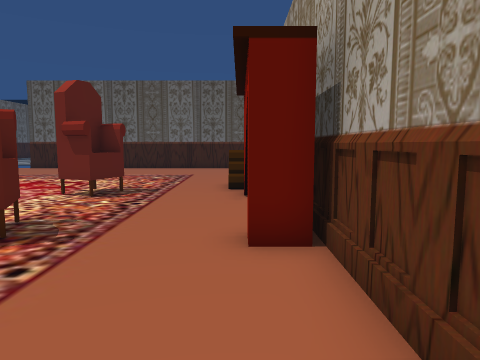
view 1 (above)

16 first-person views from a walk through a Unity game level. The camera is 1.4 m above the floor, tilts 6° down and sees 70° across. The floor is counted in squares, 1 m on a side. Each view is taken from the middle of a square. On the plan, view 1 faces up. The plan holds only what a view shows up to about 15 squares ahead; the rest is blank. The place goes on beyond the plan. The player is left out. Some animated figures are left out. Door leaves are left out, so doorways stand open.

view 2
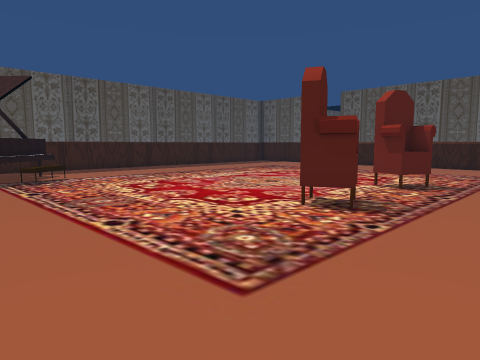

view 3
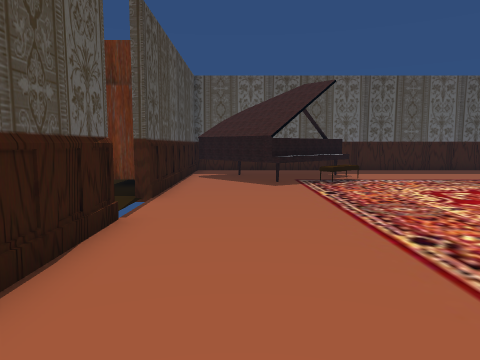

view 4
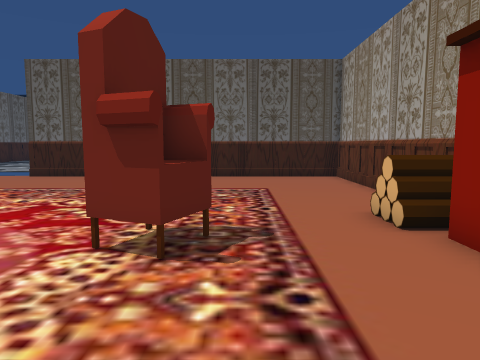

view 5
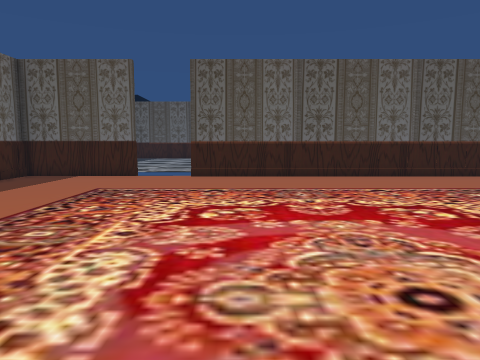

view 6
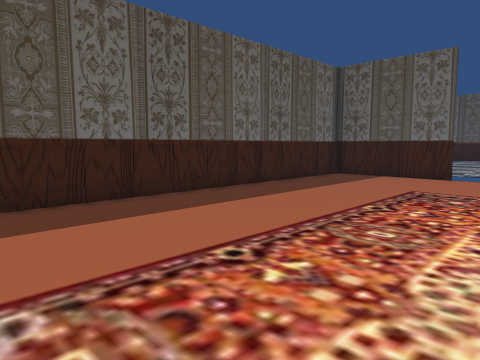

view 7
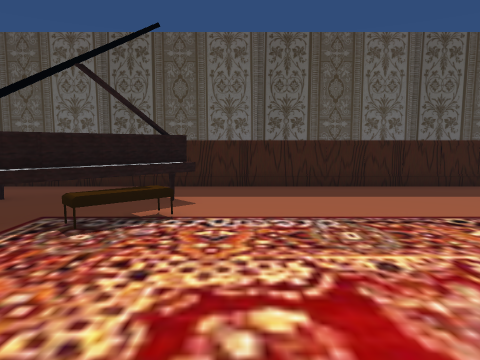

view 8
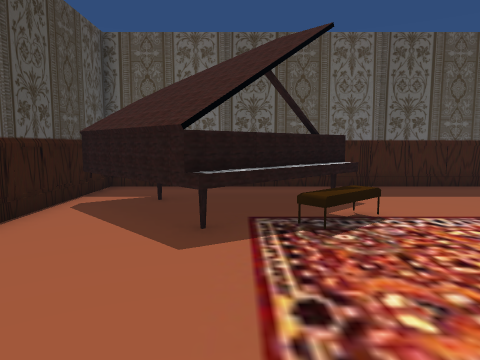

view 9
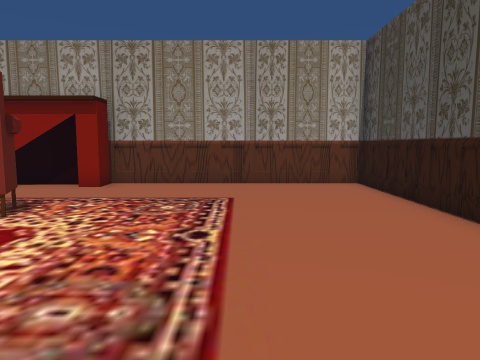

view 10
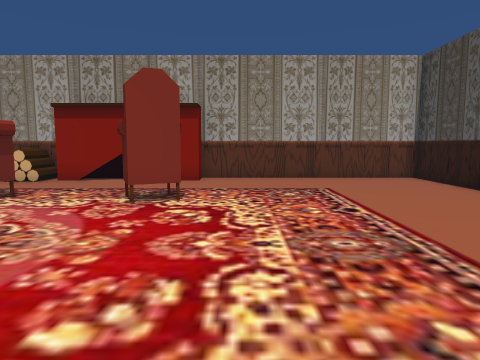

view 11
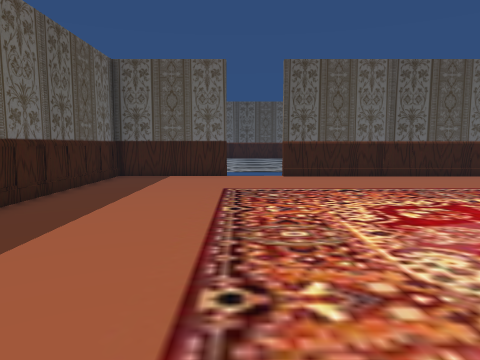

view 12
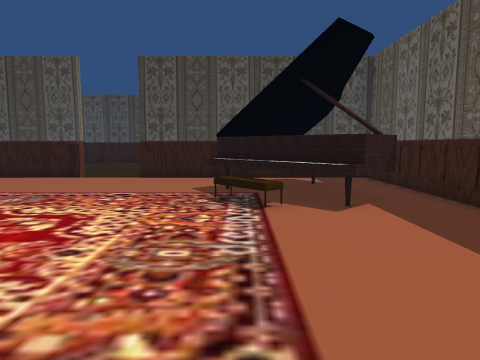

view 13
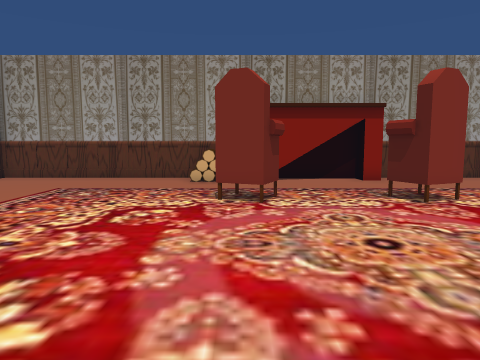

view 14
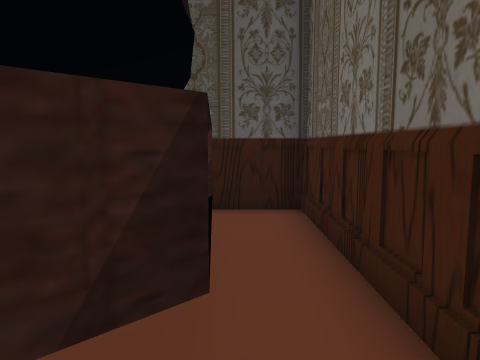

view 15
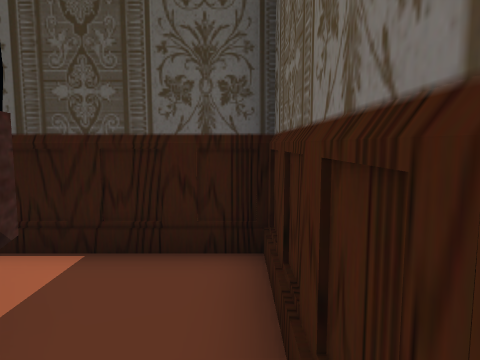

view 16
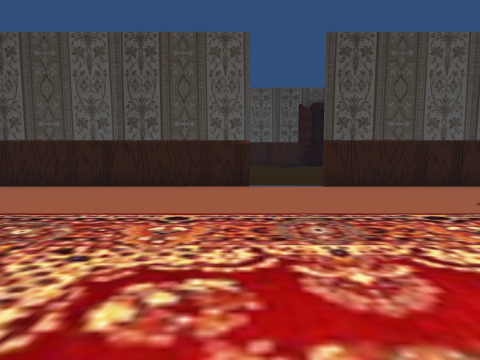

### Floor plan
Key: @ floor where view 1 was taken; # wall or solid block; x gap in a wall; . main floor; : floor 0.25 m higher than the main floor; D open door; = window, fence, low wall or low ledge; T thing the floor can be seen under or through; B bench; K bookshelf.
Columns run from 20 left of view 1 to 1 right of it. Each row starts with its distance up from view 1.
 21      ::
 20 ######DDD#############
 19 #....................#
 18 #....................#
 17 #....................#
 16 #....................#
 15 #....................#
 14 #....................#
 13 #....................#
 12 #...................=#
 11 #...................=#
 10 #..............TT...##
  9 #...............T...##
  8 #...................##
  7 #...................##
  6 #...............#....#
  5 #..............##....#
  4 #....................#
  3 #...=................#
  2 #..TTBB..............#
  1 #..TTTB..............#
  0 #..  TT.............@#
 -1 #..T  T..............#
 -2 #..T T...............#
 -3 #..TT................#
 -4 #...x......DD........#
 -5  KKKKKKK##xDDx########
 -6         K....

Where each view was taken, in squares from view 1:
view 1: 0 up, 0 right, facing up
view 2: 2 down, 0 right, facing up-left
view 3: 2 down, 1 left, facing left
view 4: 5 up, 3 left, facing up
view 5: 5 up, 10 left, facing up
view 6: 5 up, 11 left, facing up-left
view 7: 4 up, 8 left, facing left
view 8: 0 up, 8 left, facing left
view 9: 0 up, 11 left, facing right
view 10: 3 up, 13 left, facing right
view 11: 5 up, 14 left, facing up
view 12: 10 up, 14 left, facing down
view 13: 10 up, 13 left, facing right
view 14: 3 up, 18 left, facing down
view 15: 0 up, 19 left, facing down
view 16: 7 up, 7 left, facing down
